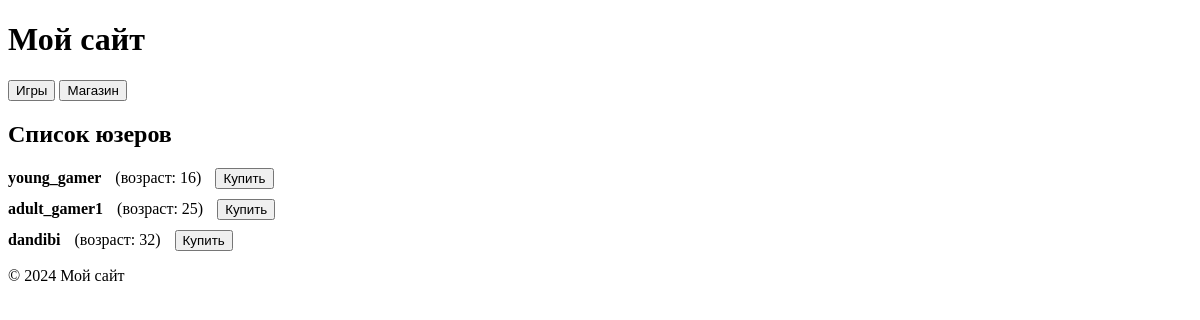
The page /task3/ on the database as committed earlier.
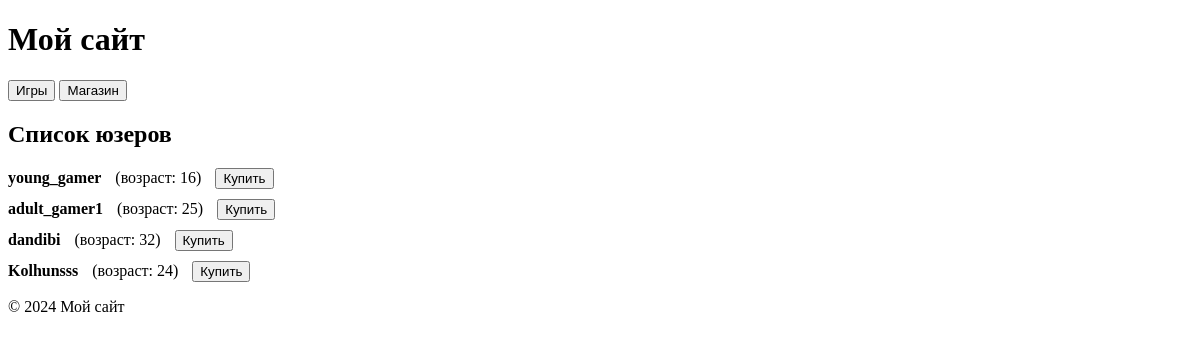
The same page on the database as committed later.
### task3/models.py (models this page shows, shortened)
class Buyer(models.Model):
    name = models.CharField(max_length=150, unique=True, verbose_name="Имя покупателя")
    balance = models.DecimalField(max_digits=10, decimal_places=2, default=Decimal('0.00'), verbose_name="Баланс")
    age = models.PositiveIntegerField(verbose_name="Возраст")

### task3/views.py (the view)
# urls.py: path("", index),
def index(request):
    byers = Buyer.objects.all()
    context = {
        "Buyer": byers,
    }
    return render(request, 'four_task/index.html', context)

### templates/four_task/index.html (shortened to what this page needs)
{% extends "four_task/base.html" %}
{% block content %}
<h2>Список юзеров</h2>
{% for byers in Buyer %}
    <div style="margin-bottom: 10px;">
        <b>{{ byers.name }}</b>
        <span style="margin-left: 10px;">(возраст: {{ byers.age }})</span>
        <button style="margin-left: 10px;">Купить</button>
    </div>
{% endfor %}
{% endblock %}

Rows that differ between the two databases and show on the page:
added Buyer: name "Kolhunsss", age "24"
